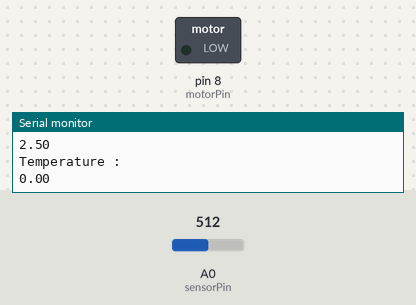
A sketch run on a simulated Arduino Uno, built with avr-gcc and run on an emulated ATmega328P. On the bench: switched loads named in the sketch (green lamp = pin HIGH), the last lines printed to the serial monitor. Inputs (shaded band) come from the test bench; at power-on: A0 (sensorPin) = 512.

Above: at 0.1 s.
At 2.1 s:
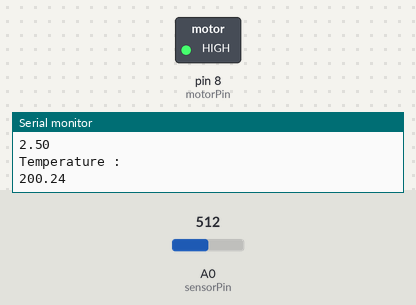
Timing chart, 0 to 3.6 s (numbered marks = the images above):
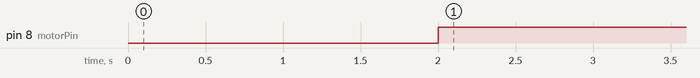

Measured:
- by itself, pin 8 (motorPin): LOW → HIGH at 2.0 s

The sketch:

_fan_controller_tmp1.ino
```cpp
//FanController.ino
//Switches a Motor on and off depending on the room temperature
const int sensorPin=A0; //  declare analog input pin A0 as sensorPin
const int motorPin = 8; //  declare digital I/O pin 8 as motorpin
float temp;

void setup() {
  pinMode(motorPin, OUTPUT);  //configure motorPin as output
  Serial.begin(9660);
}

void loop() {
  int sensorValue = analogRead(sensorPin);  //read sensor value at sensorPin (0-1023)
  float voltage = sensorValue * 5.0 /1023;  //convert sensor value to a voltage
  Serial.println("Voltage : ");
  Serial.println(voltage);
  Serial.println("Temperature : ");
  Serial.println(temp);
  delay(2000);                         // make the display delay
  temp = (voltage - 0.5) * 100;       //convert voltage to temperature

  if(temp > 22)
    digitalWrite(motorPin,HIGH);      //set motorPin High
  else
    digitalWrite(motorPin,LOW);      //otherwise set motorPin Low
}
```
